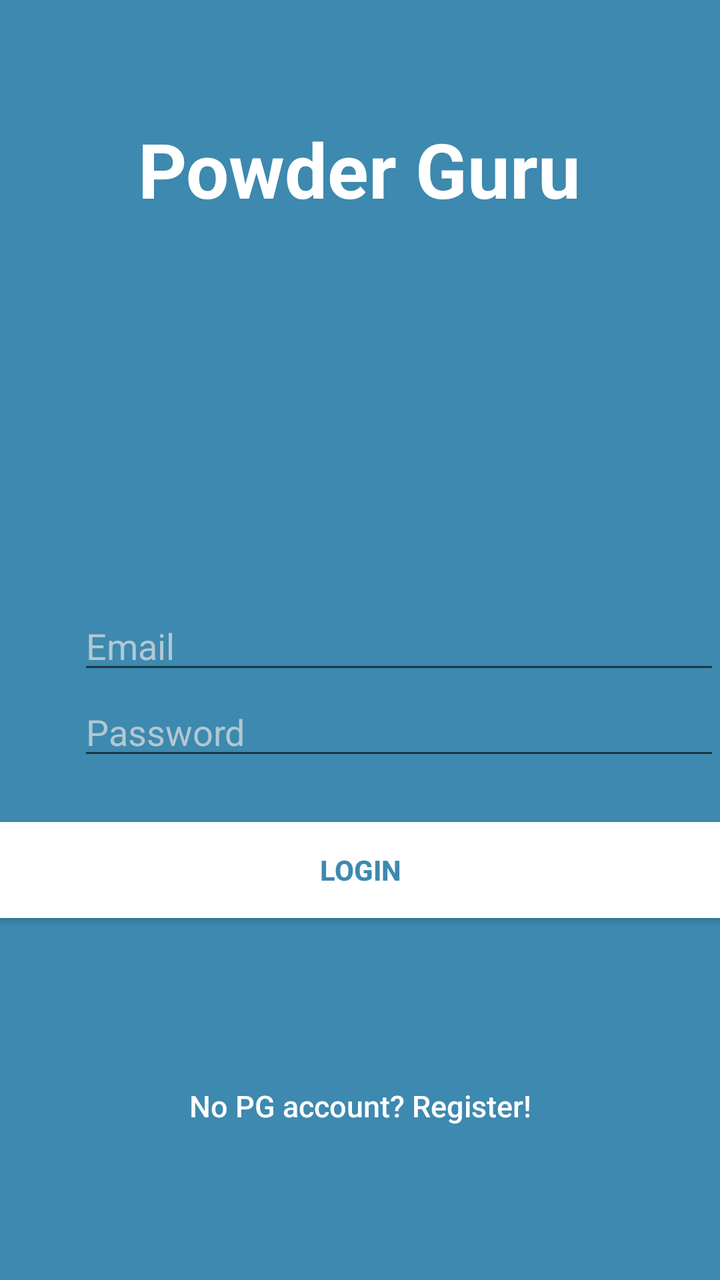
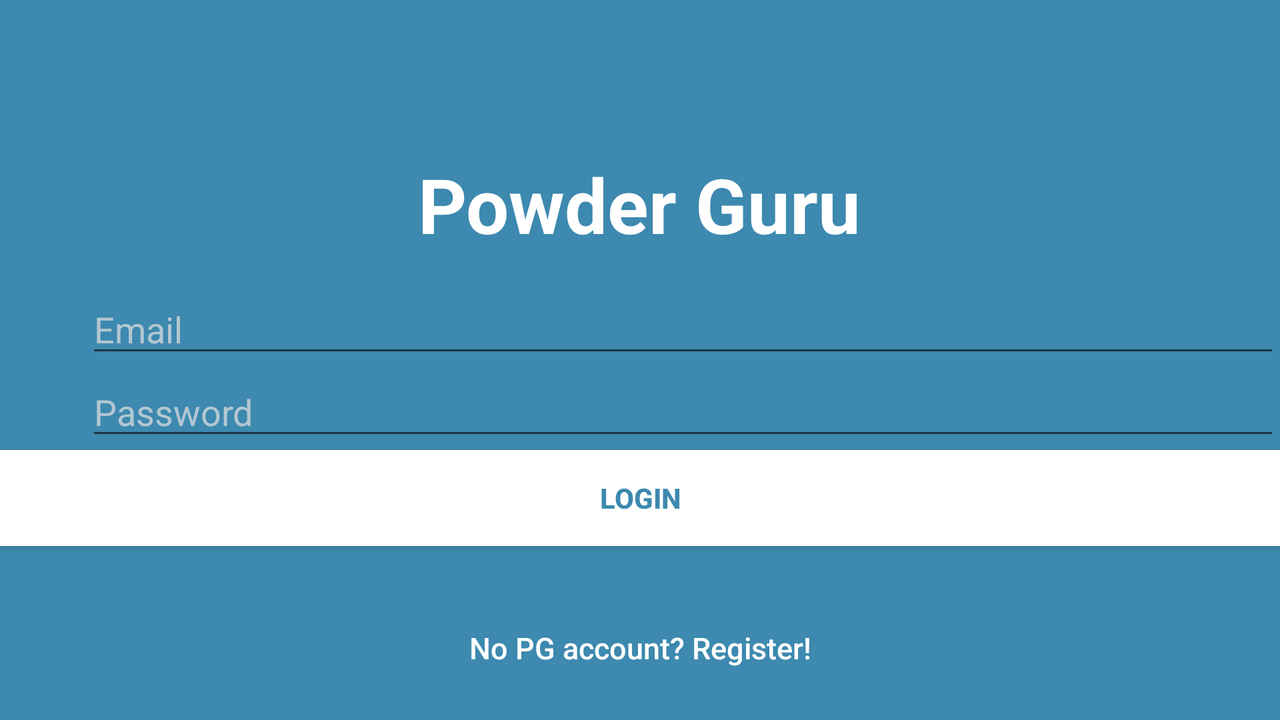

First picture: res/layout/ on a phone held upright. Second picture: the repository's own variant of that layout, on a device whose configuration matches the variant's folder. Source for both follows.
<!-- AndroidManifest.xml: application theme AppTheme -->
<!-- res/layout/activity_login.xml -->
<?xml version="1.0" encoding="utf-8"?>
<RelativeLayout xmlns:android="http://schemas.android.com/apk/res/android"
    xmlns:tools="http://schemas.android.com/tools"
    android:layout_width="match_parent"
    android:layout_height="match_parent"
    android:fitsSystemWindows="true"
    tools:context="com.example.koen.powderguru2.SignupActivity"
    android:background="@color/darkblue">

    <TextView
        android:text="@string/powder_guru"
        android:layout_width="wrap_content"
        android:layout_height="wrap_content"
        android:layout_marginTop="59dp"
        android:id="@+id/textView"
        android:layout_alignParentTop="true"
        android:layout_centerHorizontal="true"
        android:textSize="38sp"
        android:textStyle="bold"
        android:textColor="@color/white"/>


    <Button
        android:id="@+id/gotoregister"
        android:onClick="gotoregister"
        android:layout_width="fill_parent"
        android:layout_height="wrap_content"
        android:background="@null"
        android:text="@string/no_pg_account_register"
        android:textAllCaps="false"
        android:textColor="@color/white"
        android:textSize="15dp"
        android:layout_marginBottom="63dp"
        android:layout_alignParentBottom="true"
        android:layout_alignParentLeft="true"
        android:layout_alignParentStart="true" />

    <Button
        android:id="@+id/loginbutton"
        android:onClick="login"
        android:layout_width="fill_parent"
        android:layout_height="wrap_content"
        android:background="@color/white"
        android:text="@string/login"
        android:textColor="@color/darkblue"
        android:textStyle="bold"
        android:layout_marginBottom="70dp"
        android:layout_above="@+id/gotoregister"
        android:layout_alignParentLeft="true"
        android:layout_alignParentStart="true" />

    <EditText
        android:id="@+id/emaillogin"
        android:layout_width="match_parent"
        android:layout_height="wrap_content"
        android:hint="@string/emaill"
        android:inputType="textEmailAddress"
        android:textColor="@android:color/white"
        android:textColorHint="@color/bluegrey"
        android:layout_above="@+id/loginbutton"
        android:layout_alignParentLeft="true"
        android:layout_alignParentStart="true"
        android:layout_marginLeft="39dp"
        android:layout_marginStart="39dp"
        android:layout_marginBottom="69dp" />

    <EditText
        android:id="@+id/passwordlogin"
        android:layout_width="fill_parent"
        android:layout_height="wrap_content"
        android:hint="@string/password"
        android:inputType="textPassword"
        android:textColor="@android:color/white"
        android:textColorHint="@color/bluegrey"
        android:layout_above="@+id/loginbutton"
        android:layout_alignLeft="@+id/emaillogin"
        android:layout_alignStart="@+id/emaillogin"
        android:layout_marginBottom="26dp" />


</RelativeLayout>
<!-- resources referenced by this layout -->
<resources>
  <color name="bluegrey">#B3C7D1</color>
  <color name="darkblue">#3D89AF</color>
  <color name="white">#ffffff</color>
  <string name="emaill">Email</string>
  <string name="login">login</string>
  <string name="no_pg_account_register">No PG account? Register!</string>
  <string name="password">Password</string>
  <string name="powder_guru">Powder Guru</string>
  <style name="AppTheme" parent="Theme.AppCompat.Light.DarkActionBar">
          
          <item name="colorPrimary">@color/bluegrey</item>
          <item name="colorPrimaryDark">@color/colorPrimaryDark</item>
          <item name="colorAccent">@color/white</item>
      </style>
  <color name="colorPrimaryDark">#2B5C79</color>
</resources>
<!-- res/layout-land/activity_login.xml (the repository's variant of the layout above) -->
<!-- drawn on the phone turned sideways -->
<?xml version="1.0" encoding="utf-8"?>
<RelativeLayout xmlns:android="http://schemas.android.com/apk/res/android"
    xmlns:tools="http://schemas.android.com/tools"
    android:layout_width="match_parent"
    android:layout_height="match_parent"
    android:fitsSystemWindows="true"
    tools:context="com.example.koen.powderguru2.SignupActivity"
    android:background="@color/darkblue">


    <Button
        android:id="@+id/loginbutton"
        android:onClick="login"
        android:layout_width="fill_parent"
        android:layout_height="wrap_content"
        android:background="@color/white"
        android:text="@string/login"
        android:textColor="@color/darkblue"
        android:textStyle="bold"
        android:layout_marginBottom="27dp"
        android:layout_above="@+id/gotoregister"
        android:layout_alignParentLeft="true"
        android:layout_alignParentStart="true" />

    <Button
        android:id="@+id/gotoregister"
        android:onClick="gotoregister"
        android:layout_width="fill_parent"
        android:layout_height="wrap_content"
        android:background="@null"
        android:text="@string/no_pg_account_register"
        android:textAllCaps="false"
        android:textColor="@color/white"
        android:textSize="15dp"
        android:layout_alignParentBottom="true"
        android:layout_alignParentLeft="true"
        android:layout_alignParentStart="true"
        android:layout_marginBottom="12dp" />

    <TextView
        android:text="@string/powder_guru"
        android:layout_width="wrap_content"
        android:layout_height="wrap_content"
        android:id="@+id/textView"
        android:textSize="38sp"
        android:textStyle="bold"
        android:textColor="@color/white"
        android:layout_above="@+id/emaillogin"
        android:layout_centerHorizontal="true"
        android:layout_marginBottom="15dp" />

    <EditText
        android:id="@+id/emaillogin"
        android:layout_width="match_parent"
        android:layout_height="wrap_content"
        android:hint="@string/emaill"
        android:inputType="textEmailAddress"
        android:textColor="@android:color/white"
        android:textColorHint="@color/bluegrey"
        android:layout_above="@+id/passwordlogin"
        android:layout_alignParentLeft="true"
        android:layout_alignParentStart="true"
        android:layout_marginLeft="43dp"
        android:layout_marginStart="43dp" />

    <EditText
        android:id="@+id/passwordlogin"
        android:layout_width="fill_parent"
        android:layout_height="wrap_content"
        android:hint="@string/password"
        android:inputType="textPassword"
        android:textColor="@android:color/white"
        android:textColorHint="@color/bluegrey"
        android:layout_above="@+id/loginbutton"
        android:layout_alignLeft="@+id/emaillogin"
        android:layout_alignStart="@+id/emaillogin" />


</RelativeLayout>
